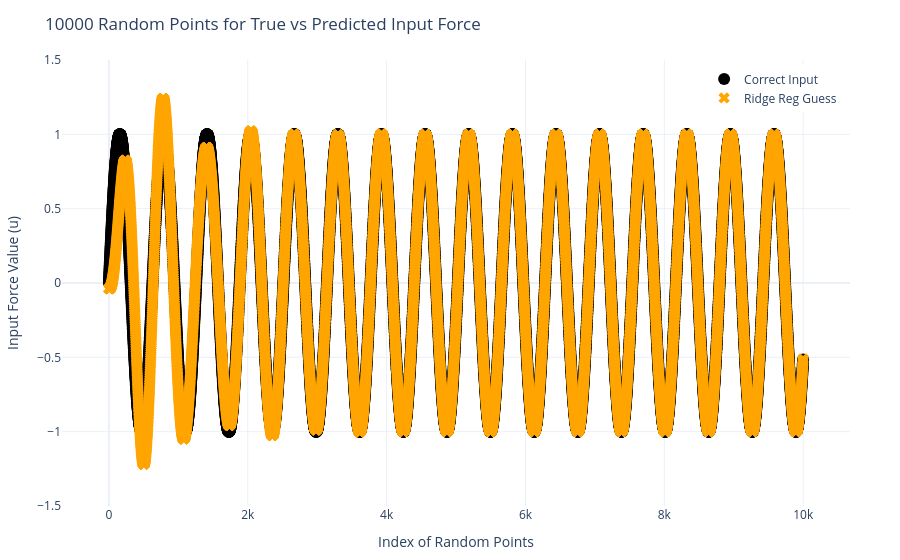

The notebook cell this image was saved under:
### Code cell
num_points_plot = 10000
t_plot = np.arange(num_points_plot)

true_u_slice = u[:num_points_plot]
pred_u_raw_slice = ridge_model.predict(X[tau_steps:num_points_plot + tau_steps])

fig = go.Figure()

# Right points black circles
fig.add_trace(
    go.Scatter(
        x=t_plot,
        y=true_u_slice,
        mode="markers",
        marker=dict(color="black", size=12),
        name="Correct Input",
    )
)

# Model guess
fig.add_trace(
    go.Scatter(
        x=t_plot,
        y=pred_u_raw_slice,
        mode="markers",
        marker=dict(color="orange", symbol="x", size=10),
        name="Ridge Reg Guess",
    )
)

fig.update_layout(
    title=f"{num_points_plot} Random Points for True vs Predicted Input Force",
    xaxis_title="Index of Random Points",
    yaxis_title="Input Force Value (u)",
    yaxis=dict(range=[-1.5, 1.5]),
    template="plotly_white",
    legend=dict(yanchor="top", y=0.99, xanchor="right", x=0.99),
    margin=dict(l=50, r=50, t=60, b=50),
)

fig.show()

### Figure 1 — Plotly figure (JSON) as saved in the notebook; plotly's stock layout.template omitted (floating-point values rounded to 4 significant figures; data arrays with more than 128 entries replaced by an {"elided": "..."} marker saying what was removed)
{"data": [{"marker": {"color": "black", "size": 12}, "mode": "markers", "name": "Correct Input", "type": "scatter", "x": {"elided": "10000 int values"}, "y": {"elided": "10000 float values"}}, {"marker": {"color": "orange", "size": 10, "symbol": "x"}, "mode": "markers", "name": "Ridge Reg Guess", "type": "scatter", "x": {"elided": "10000 int values"}, "y": {"elided": "10000 float values"}}], "layout": {"legend": {"x": 0.99, "xanchor": "right", "y": 0.99, "yanchor": "top"}, "margin": {"b": 50, "l": 50, "r": 50, "t": 60}, "title": {"text": "10000 Random Points for True vs Predicted Input Force"}, "xaxis": {"title": {"text": "Index of Random Points"}}, "yaxis": {"range": [-1.5, 1.5], "title": {"text": "Input Force Value (u)"}}}}
